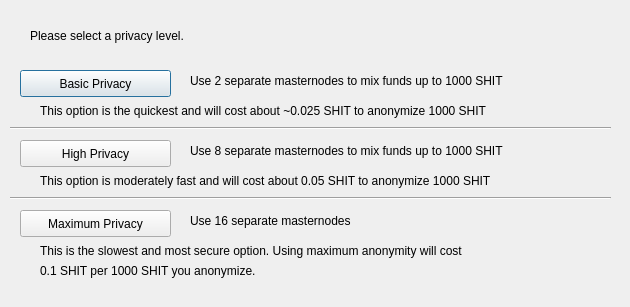
<?xml version="1.0" encoding="UTF-8"?>
<ui version="4.0">
 <class>ObfuscationConfig</class>
 <widget class="QDialog" name="ObfuscationConfig">
  <property name="geometry">
   <rect>
    <x>0</x>
    <y>0</y>
    <width>630</width>
    <height>307</height>
   </rect>
  </property>
  <property name="windowTitle">
   <string>Configure Obfuscation</string>
  </property>
  <widget class="QPushButton" name="buttonBasic">
   <property name="geometry">
    <rect>
     <x>20</x>
     <y>70</y>
     <width>151</width>
     <height>27</height>
    </rect>
   </property>
   <property name="text">
    <string>Basic Privacy</string>
   </property>
  </widget>
  <widget class="QPushButton" name="buttonHigh">
   <property name="geometry">
    <rect>
     <x>20</x>
     <y>140</y>
     <width>151</width>
     <height>27</height>
    </rect>
   </property>
   <property name="text">
    <string>High Privacy</string>
   </property>
  </widget>
  <widget class="QPushButton" name="buttonMax">
   <property name="geometry">
    <rect>
     <x>20</x>
     <y>210</y>
     <width>151</width>
     <height>27</height>
    </rect>
   </property>
   <property name="text">
    <string>Maximum Privacy</string>
   </property>
  </widget>
  <widget class="QLabel" name="label">
   <property name="geometry">
    <rect>
     <x>30</x>
     <y>20</y>
     <width>571</width>
     <height>31</height>
    </rect>
   </property>
   <property name="text">
    <string>Please select a privacy level.</string>
   </property>
  </widget>
  <widget class="QLabel" name="label_2">
   <property name="geometry">
    <rect>
     <x>190</x>
     <y>70</y>
     <width>421</width>
     <height>21</height>
    </rect>
   </property>
   <property name="text">
    <string>Use 2 separate masternodes to mix funds up to 1000 SHIT</string>
   </property>
  </widget>
  <widget class="QLabel" name="label_3">
   <property name="geometry">
    <rect>
     <x>190</x>
     <y>140</y>
     <width>411</width>
     <height>21</height>
    </rect>
   </property>
   <property name="text">
    <string>Use 8 separate masternodes to mix funds up to 1000 SHIT</string>
   </property>
  </widget>
  <widget class="QLabel" name="label_4">
   <property name="geometry">
    <rect>
     <x>190</x>
     <y>210</y>
     <width>421</width>
     <height>21</height>
    </rect>
   </property>
   <property name="text">
    <string>Use 16 separate masternodes</string>
   </property>
  </widget>
  <widget class="QLabel" name="label_6">
   <property name="geometry">
    <rect>
     <x>40</x>
     <y>100</y>
     <width>561</width>
     <height>21</height>
    </rect>
   </property>
   <property name="text">
    <string>This option is the quickest and will cost about ~0.025 SHIT to anonymize 1000 SHIT</string>
   </property>
  </widget>
  <widget class="QLabel" name="label_7">
   <property name="geometry">
    <rect>
     <x>40</x>
     <y>170</y>
     <width>561</width>
     <height>21</height>
    </rect>
   </property>
   <property name="text">
    <string>This option is moderately fast and will cost about 0.05 SHIT to anonymize 1000 SHIT</string>
   </property>
  </widget>
  <widget class="QLabel" name="label_8">
   <property name="geometry">
    <rect>
     <x>40</x>
     <y>240</y>
     <width>561</width>
     <height>21</height>
    </rect>
   </property>
   <property name="text">
    <string>This is the slowest and most secure option. Using maximum anonymity will cost</string>
   </property>
  </widget>
  <widget class="QLabel" name="label_9">
   <property name="geometry">
    <rect>
     <x>40</x>
     <y>260</y>
     <width>561</width>
     <height>21</height>
    </rect>
   </property>
   <property name="text">
    <string>0.1 SHIT per 1000 SHIT you anonymize.</string>
   </property>
  </widget>
  <widget class="Line" name="line">
   <property name="geometry">
    <rect>
     <x>10</x>
     <y>120</y>
     <width>601</width>
     <height>16</height>
    </rect>
   </property>
   <property name="orientation">
    <enum>Qt::Horizontal</enum>
   </property>
  </widget>
  <widget class="Line" name="line_2">
   <property name="geometry">
    <rect>
     <x>10</x>
     <y>190</y>
     <width>601</width>
     <height>16</height>
    </rect>
   </property>
   <property name="orientation">
    <enum>Qt::Horizontal</enum>
   </property>
  </widget>
 </widget>
 <resources/>
 <connections/>
</ui>
